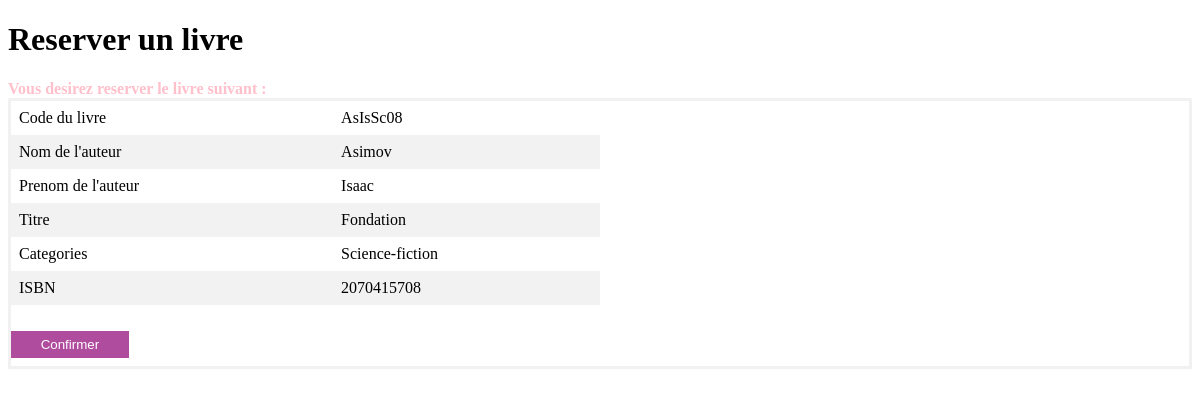
Screenshot of /Bibliotheque_Projet/reserve.php?action=reserver&id=AsIsSc08 (signed in) with the database file from the repository.
### tables this page shows
CREATE TABLE `livres` (
  `livcode` char(255) NOT NULL,
  `livnomaut` char(255) DEFAULT NULL,
  `livprenomaut` char(255) DEFAULT NULL,
  `livtitre` char(255) DEFAULT NULL,
  `livcategorie` char(255) DEFAULT NULL,
  `livISBN` char(255) DEFAULT NULL,
  `livdejareserve` tinyint(1) NOT NULL DEFAULT 0
);

### Bibliotheque_Projet/reserve.php (the view, shortened to what this page needs)
<!DOCTYPE html>
<html lang="en">
<head>
    <link rel="stylesheet" href="style.css">
</head>
<body>
    <h1>Reserver un livre</h1>
    <span style='color:pink'><strong> Vous desirez reserver le livre suivant :</strong></span>
    <form method="post" action="confirmationReservation.php" >
    <table>
<?php
require('config.php') ;
    if($_GET['action']=="reserver")
    {
        $sql = "select * from livres where livcode= :id" ;
        $stmt = $conn->prepare($sql);
        $stmt->bindValue(':id',$_GET['id']) ;
        $stmt->execute() ;
        while( $livre= $stmt->fetch())
        {?>
        <tr>
            <td>Code du livre</td>
            <td><?php echo $livre['livcode']?></td>
        </tr>
        <tr>
            <td>Nom de l'auteur</td>
            <td><?php echo $livre['livnomaut']?></td>
        </tr>
        <tr>
            <td>Prenom de l'auteur</td>
            <td><?php echo $livre['livprenomaut']?></td>
        </tr>
        <tr>
            <td>Titre</td>
            <td><?php echo $livre['livtitre']?></td>
        </tr>
        <tr>
            <td>Categories</td>
            <td><?php echo $livre['livcategorie']?></td>
        </tr>
        <tr>
            <td>ISBN</td>
            <td><?php echo $livre['livISBN']?></td>
        </tr>
       <?php }
    }
?>
</table>
<br>
<button type="submit" name = "confr">Confirmer</button>
</form>
</body>
</html>

### Bibliotheque_Projet/style.css (style rules this page uses)
form { border: 3px solid #f1f1f1; }
table { border-collapse: collapse; width: 50%; }
th, td { text-align: left; padding: 8px; }
tr:nth-child(even) { background-color: #f2f2f2 }
button { background-color: rgb(175, 76, 158); color: white; padding: 6px 10px; margin: 8px 0; border: none; cursor: pointer; width: 10%; }

### rows the page displays
livres: livcode "AsIsSc08", livnomaut "Asimov", livprenomaut "Isaac", livtitre "Fondation", livcategorie "Science-fiction", livISBN "2070415708"
